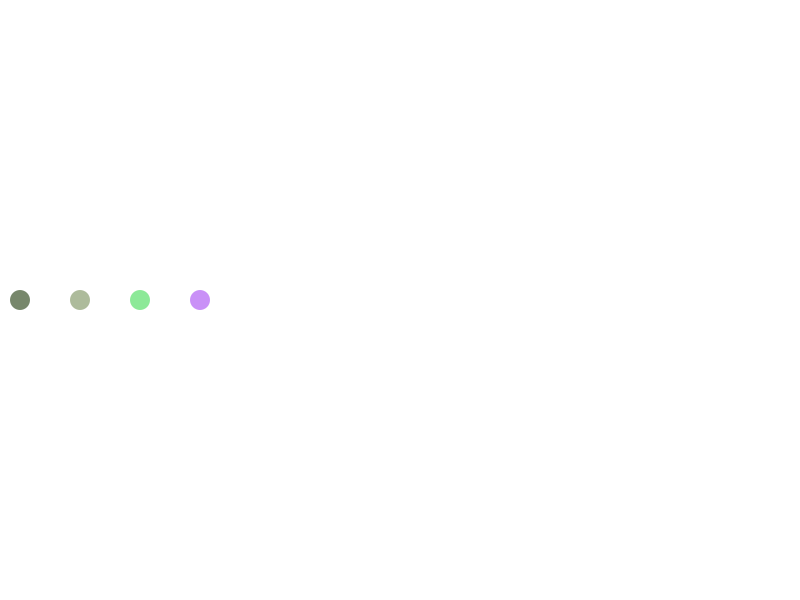
Frame 1 (no input)
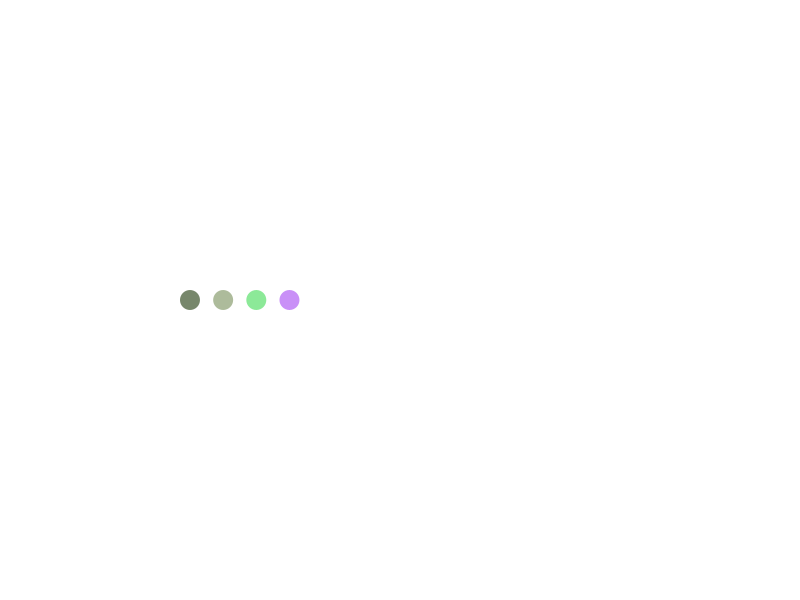
Frame 60 (the mouse pressed at the canvas centre just before this capture)
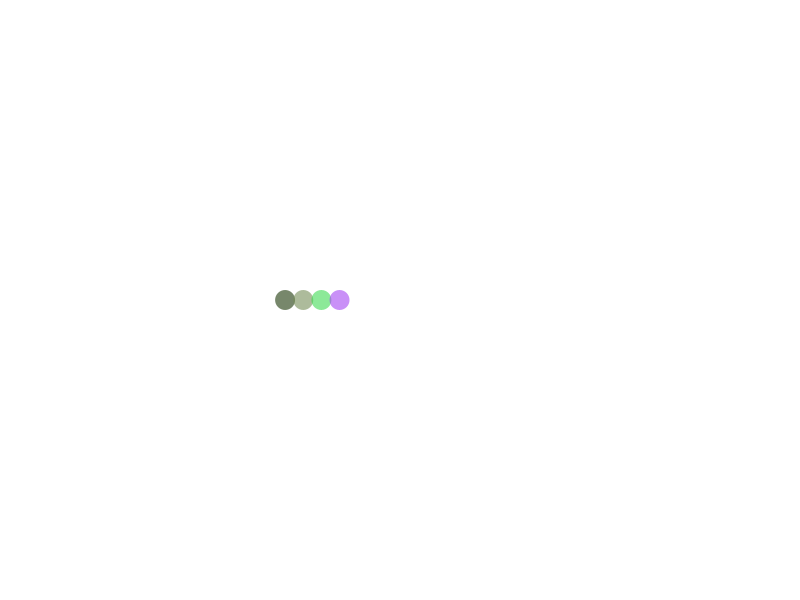
Frame 120 (the mouse held since frame 60 and released just before this capture)

The Processing sketch that drew these frames (run headless with seeded random() and noise(); from frame 60 on, the mouse is pressed at the canvas centre):

// Processing sketch: microsoft_loading_28_06_22
// ── microsoft_loading_28_06_22.pde
LoadingCircle[] lc;

void setup(){
  size(800, 600);
  
  lc = new LoadingCircle[4];
  
  float dist = 200;
  
  for (int i = 40; i > 0; i = i-10){
    int index = ((i/10) % 10) - 1;
    lc[index] = new LoadingCircle(dist);
    
    dist -= 60;
  }  
 
}

void draw(){
  background(255);
  
  for (int i=0; i<lc.length;i++){
    lc[i].display();
    lc[i].calculate();
  }
  
}

// ── LoadingCircle.pde
class LoadingCircle{
  float mid, r;
  float x, y;
  float easing;
  
  color col;
  
  LoadingCircle(float x_){
    x = x_;
    y = height/2;
    r = 10;
    easing = 0.01;
    
    mid = width/2;
    
    col = color(random(255), random(255), random(255), 150);
    
    ellipseMode(RADIUS);
    
  }
  
  void display(){
    fill(col);
    noStroke();
    ellipse(x, y, r, r);
  }
  
  void calculate(){
    float speed = (mid - x) * easing;
    x += speed;
    
    if (x == mid || (x > mid - 10 && x < mid))
      mid = width;
  }
 
  
  
}
